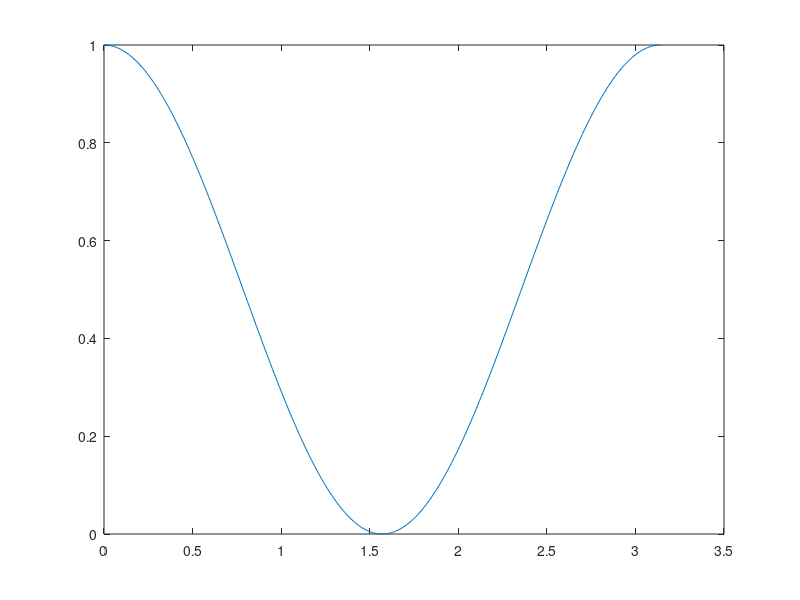

Write MATLAB code to recreate this figure.
%% Part 1: Find integration of cos^2(x)dx from 0 to pi %%%%%%%%%%%%

n = 10^4;

% Plotting 
x = 0:0.01:pi;
y = cos(x) .^ 2;
plot(x,y)


% Method 1: Based on simulation of n = 10,000 trials 
X = rand(n,1);
X = X .* pi;
w = (cos(X) .^ 2) .* pi;
I_est1 = sum(w)/n;
fprintf('Numerical integration (method 1). I = %10.5f \n', I_est1);


% Method 2: 
xmax = pi;
fmax = 1;
n_accept = 0;
for i=1:n
  r1 = rand(1,1);
  r2 = rand(1,1);
  xr = r1*xmax;
  fr = r2 * fmax;
  if (fr < (cos(xr) ^ 2))
    n_accept = n_accept +1;
  end
end
I_est2 = (n_accept/n) * (fmax * xmax);
fprintf('Numerical integration (method 2). I = %10.5f \n', I_est2);
